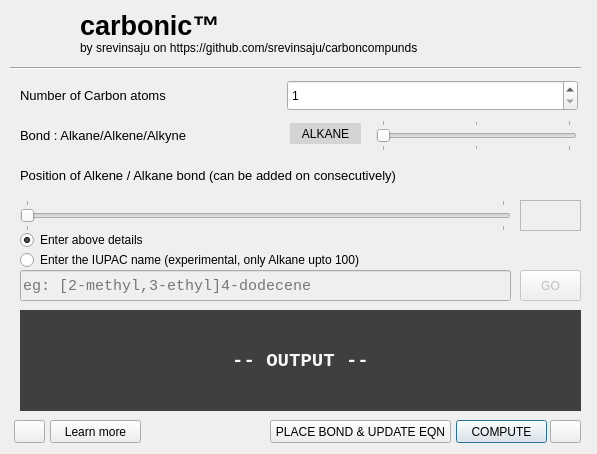
<?xml version="1.0" encoding="UTF-8"?>
<ui version="4.0">
 <class>Dialog</class>
 <widget class="QDialog" name="Dialog">
  <property name="geometry">
   <rect>
    <x>0</x>
    <y>0</y>
    <width>597</width>
    <height>454</height>
   </rect>
  </property>
  <property name="windowTitle">
   <string>carboncompunds - by srevinsaju</string>
  </property>
  <property name="windowIcon">
   <iconset resource="res/res.qrc">
    <normaloff>:/res/g960.ico</normaloff>:/res/g960.ico</iconset>
  </property>
  <widget class="QSpinBox" name="nooc">
   <property name="geometry">
    <rect>
     <x>287</x>
     <y>80</y>
     <width>291</width>
     <height>31</height>
    </rect>
   </property>
   <property name="minimum">
    <number>1</number>
   </property>
   <property name="maximum">
    <number>999999999</number>
   </property>
  </widget>
  <widget class="QSlider" name="bondui">
   <property name="geometry">
    <rect>
     <x>376</x>
     <y>120</y>
     <width>201</width>
     <height>31</height>
    </rect>
   </property>
   <property name="toolTip">
    <string>Drag the slider to choose between alkane, alkene and alkyne</string>
   </property>
   <property name="toolTipDuration">
    <number>2</number>
   </property>
   <property name="minimum">
    <number>1</number>
   </property>
   <property name="maximum">
    <number>3</number>
   </property>
   <property name="pageStep">
    <number>1</number>
   </property>
   <property name="orientation">
    <enum>Qt::Horizontal</enum>
   </property>
   <property name="tickPosition">
    <enum>QSlider::TicksBothSides</enum>
   </property>
   <property name="tickInterval">
    <number>1</number>
   </property>
  </widget>
  <widget class="QPushButton" name="pushButton">
   <property name="geometry">
    <rect>
     <x>456</x>
     <y>420</y>
     <width>91</width>
     <height>23</height>
    </rect>
   </property>
   <property name="text">
    <string>COMPUTE</string>
   </property>
   <property name="icon">
    <iconset resource="res/res.qrc">
     <normaloff>:/res/logo.svg</normaloff>:/res/logo.svg</iconset>
   </property>
  </widget>
  <widget class="QPushButton" name="pushButton_2">
   <property name="geometry">
    <rect>
     <x>550</x>
     <y>420</y>
     <width>31</width>
     <height>23</height>
    </rect>
   </property>
   <property name="text">
    <string/>
   </property>
   <property name="icon">
    <iconset resource="res/res.qrc">
     <normaloff>:/res/close.png</normaloff>:/res/close.png</iconset>
   </property>
  </widget>
  <widget class="QPushButton" name="pushButton_3">
   <property name="geometry">
    <rect>
     <x>270</x>
     <y>420</y>
     <width>181</width>
     <height>23</height>
    </rect>
   </property>
   <property name="toolTip">
    <string>Place the Bond in Alkene and Alkyne type and then update the equation in the output box</string>
   </property>
   <property name="text">
    <string>PLACE BOND &amp;&amp; UPDATE EQN</string>
   </property>
  </widget>
  <widget class="QSlider" name="placer">
   <property name="enabled">
    <bool>false</bool>
   </property>
   <property name="geometry">
    <rect>
     <x>20</x>
     <y>200</y>
     <width>491</width>
     <height>31</height>
    </rect>
   </property>
   <property name="toolTip">
    <string>Drag the slider to chose the position of the double / triple bond.</string>
   </property>
   <property name="toolTipDuration">
    <number>2</number>
   </property>
   <property name="minimum">
    <number>2</number>
   </property>
   <property name="maximum">
    <number>3</number>
   </property>
   <property name="pageStep">
    <number>1</number>
   </property>
   <property name="orientation">
    <enum>Qt::Horizontal</enum>
   </property>
   <property name="tickPosition">
    <enum>QSlider::TicksBothSides</enum>
   </property>
   <property name="tickInterval">
    <number>1</number>
   </property>
  </widget>
  <widget class="QTextEdit" name="placertxt">
   <property name="enabled">
    <bool>false</bool>
   </property>
   <property name="geometry">
    <rect>
     <x>520</x>
     <y>200</y>
     <width>61</width>
     <height>31</height>
    </rect>
   </property>
  </widget>
  <widget class="QLabel" name="label">
   <property name="geometry">
    <rect>
     <x>80</x>
     <y>0</y>
     <width>371</width>
     <height>51</height>
    </rect>
   </property>
   <property name="font">
    <font>
     <pointsize>20</pointsize>
     <weight>75</weight>
     <bold>true</bold>
    </font>
   </property>
   <property name="text">
    <string>carbonic™</string>
   </property>
  </widget>
  <widget class="QLabel" name="label_2">
   <property name="geometry">
    <rect>
     <x>80</x>
     <y>40</y>
     <width>371</width>
     <height>16</height>
    </rect>
   </property>
   <property name="text">
    <string>by srevinsaju on https://github.com/srevinsaju/carboncompunds</string>
   </property>
  </widget>
  <widget class="Line" name="line">
   <property name="geometry">
    <rect>
     <x>10</x>
     <y>60</y>
     <width>571</width>
     <height>16</height>
    </rect>
   </property>
   <property name="orientation">
    <enum>Qt::Horizontal</enum>
   </property>
  </widget>
  <widget class="QLabel" name="label_4">
   <property name="geometry">
    <rect>
     <x>20</x>
     <y>120</y>
     <width>181</width>
     <height>31</height>
    </rect>
   </property>
   <property name="font">
    <font>
     <pointsize>10</pointsize>
    </font>
   </property>
   <property name="text">
    <string>Bond : Alkane/Alkene/Alkyne</string>
   </property>
  </widget>
  <widget class="QLabel" name="label_3">
   <property name="geometry">
    <rect>
     <x>20</x>
     <y>80</y>
     <width>201</width>
     <height>31</height>
    </rect>
   </property>
   <property name="font">
    <font>
     <pointsize>10</pointsize>
    </font>
   </property>
   <property name="text">
    <string>Number of Carbon atoms</string>
   </property>
  </widget>
  <widget class="QLabel" name="label_5">
   <property name="geometry">
    <rect>
     <x>20</x>
     <y>160</y>
     <width>391</width>
     <height>31</height>
    </rect>
   </property>
   <property name="font">
    <font>
     <pointsize>10</pointsize>
    </font>
   </property>
   <property name="text">
    <string>Position of Alkene / Alkane bond (can be added on consecutively)</string>
   </property>
  </widget>
  <widget class="QLabel" name="label_6">
   <property name="geometry">
    <rect>
     <x>10</x>
     <y>10</y>
     <width>61</width>
     <height>51</height>
    </rect>
   </property>
   <property name="text">
    <string/>
   </property>
   <property name="textFormat">
    <enum>Qt::PlainText</enum>
   </property>
   <property name="pixmap">
    <pixmap resource="res/res.qrc">:/res/logo.svg</pixmap>
   </property>
   <property name="scaledContents">
    <bool>true</bool>
   </property>
   <property name="alignment">
    <set>Qt::AlignCenter</set>
   </property>
  </widget>
  <widget class="QPushButton" name="abt">
   <property name="geometry">
    <rect>
     <x>14</x>
     <y>420</y>
     <width>31</width>
     <height>23</height>
    </rect>
   </property>
   <property name="toolTip">
    <string>Created by Srevin Saju (@srevinsaju). Licensed under Affereo GPL v3.0 License. Read README.md for more information</string>
   </property>
   <property name="toolTipDuration">
    <number>2</number>
   </property>
   <property name="text">
    <string/>
   </property>
   <property name="icon">
    <iconset resource="res/res.qrc">
     <normaloff>:/res/ss-branding.png</normaloff>:/res/ss-branding.png</iconset>
   </property>
  </widget>
  <widget class="QLabel" name="output">
   <property name="geometry">
    <rect>
     <x>20</x>
     <y>310</y>
     <width>561</width>
     <height>101</height>
    </rect>
   </property>
   <property name="font">
    <font>
     <family>Courier New</family>
     <pointsize>14</pointsize>
     <weight>75</weight>
     <bold>true</bold>
    </font>
   </property>
   <property name="styleSheet">
    <string notr="true">color: rgb(248, 248, 248);
background-color: rgb(63, 63, 63);</string>
   </property>
   <property name="text">
    <string>-- OUTPUT --</string>
   </property>
   <property name="alignment">
    <set>Qt::AlignCenter</set>
   </property>
   <property name="wordWrap">
    <bool>true</bool>
   </property>
  </widget>
  <widget class="QLabel" name="bondtxt">
   <property name="geometry">
    <rect>
     <x>290</x>
     <y>123</y>
     <width>71</width>
     <height>21</height>
    </rect>
   </property>
   <property name="autoFillBackground">
    <bool>false</bool>
   </property>
   <property name="styleSheet">
    <string notr="true">border-color: rgb(117, 117, 117);
gridline-color: rgb(117, 117, 117);
background-color: rgb(212, 212, 212);</string>
   </property>
   <property name="text">
    <string>ALKANE</string>
   </property>
   <property name="textFormat">
    <enum>Qt::AutoText</enum>
   </property>
   <property name="alignment">
    <set>Qt::AlignCenter</set>
   </property>
  </widget>
  <widget class="QRadioButton" name="radioButton">
   <property name="geometry">
    <rect>
     <x>20</x>
     <y>230</y>
     <width>361</width>
     <height>20</height>
    </rect>
   </property>
   <property name="text">
    <string>Enter above details</string>
   </property>
   <property name="checked">
    <bool>true</bool>
   </property>
  </widget>
  <widget class="QRadioButton" name="radioButton_2">
   <property name="enabled">
    <bool>true</bool>
   </property>
   <property name="geometry">
    <rect>
     <x>20</x>
     <y>250</y>
     <width>361</width>
     <height>20</height>
    </rect>
   </property>
   <property name="text">
    <string>Enter the IUPAC name (experimental, only Alkane upto 100)</string>
   </property>
  </widget>
  <widget class="QPushButton" name="pushButton_4">
   <property name="enabled">
    <bool>false</bool>
   </property>
   <property name="geometry">
    <rect>
     <x>520</x>
     <y>270</y>
     <width>61</width>
     <height>31</height>
    </rect>
   </property>
   <property name="toolTip">
    <string>Press GO to compute from IUPAC name</string>
   </property>
   <property name="toolTipDuration">
    <number>1</number>
   </property>
   <property name="text">
    <string>GO</string>
   </property>
   <property name="icon">
    <iconset resource="res/res.qrc">
     <normaloff>:/res/logo.svg</normaloff>:/res/logo.svg</iconset>
   </property>
  </widget>
  <widget class="QLabel" name="output_2">
   <property name="geometry">
    <rect>
     <x>20</x>
     <y>370</y>
     <width>561</width>
     <height>31</height>
    </rect>
   </property>
   <property name="font">
    <font>
     <family>Courier New</family>
     <pointsize>14</pointsize>
     <weight>75</weight>
     <bold>true</bold>
    </font>
   </property>
   <property name="styleSheet">
    <string notr="true">color: rgb(248, 248, 248);
background-color: rgb(63, 63, 63);</string>
   </property>
   <property name="text">
    <string/>
   </property>
   <property name="alignment">
    <set>Qt::AlignCenter</set>
   </property>
   <property name="wordWrap">
    <bool>true</bool>
   </property>
  </widget>
  <widget class="QLabel" name="output_3">
   <property name="geometry">
    <rect>
     <x>20</x>
     <y>320</y>
     <width>561</width>
     <height>31</height>
    </rect>
   </property>
   <property name="font">
    <font>
     <family>Courier New</family>
     <pointsize>14</pointsize>
     <weight>75</weight>
     <bold>true</bold>
    </font>
   </property>
   <property name="styleSheet">
    <string notr="true">color: rgb(248, 248, 248);
background-color: rgb(63, 63, 63,0);</string>
   </property>
   <property name="text">
    <string/>
   </property>
   <property name="alignment">
    <set>Qt::AlignCenter</set>
   </property>
   <property name="wordWrap">
    <bool>true</bool>
   </property>
  </widget>
  <widget class="QLabel" name="output_4">
   <property name="geometry">
    <rect>
     <x>20</x>
     <y>330</y>
     <width>561</width>
     <height>31</height>
    </rect>
   </property>
   <property name="font">
    <font>
     <family>Courier New</family>
     <pointsize>14</pointsize>
     <weight>75</weight>
     <bold>true</bold>
    </font>
   </property>
   <property name="toolTip">
    <string>Output box</string>
   </property>
   <property name="toolTipDuration">
    <number>2</number>
   </property>
   <property name="styleSheet">
    <string notr="true">color: rgb(248, 248, 248);
background-color: rgb(63, 63, 63, 0);</string>
   </property>
   <property name="text">
    <string/>
   </property>
   <property name="alignment">
    <set>Qt::AlignCenter</set>
   </property>
   <property name="wordWrap">
    <bool>true</bool>
   </property>
  </widget>
  <widget class="QLabel" name="output_6">
   <property name="geometry">
    <rect>
     <x>20</x>
     <y>360</y>
     <width>561</width>
     <height>31</height>
    </rect>
   </property>
   <property name="font">
    <font>
     <family>Courier New</family>
     <pointsize>14</pointsize>
     <weight>75</weight>
     <bold>true</bold>
    </font>
   </property>
   <property name="styleSheet">
    <string notr="true">color: rgb(248, 248, 248);
background-color: rgb(63, 63, 63, 0);</string>
   </property>
   <property name="text">
    <string/>
   </property>
   <property name="alignment">
    <set>Qt::AlignCenter</set>
   </property>
   <property name="wordWrap">
    <bool>true</bool>
   </property>
  </widget>
  <widget class="QPushButton" name="abt_2">
   <property name="geometry">
    <rect>
     <x>50</x>
     <y>420</y>
     <width>91</width>
     <height>23</height>
    </rect>
   </property>
   <property name="toolTip">
    <string>View the Readme.md on Github, the leader in opensource software for free</string>
   </property>
   <property name="toolTipDuration">
    <number>2</number>
   </property>
   <property name="text">
    <string>Learn more</string>
   </property>
   <property name="icon">
    <iconset resource="res/res.qrc">
     <normaloff>:/res/github.logo.svg</normaloff>:/res/github.logo.svg</iconset>
   </property>
  </widget>
  <widget class="QLineEdit" name="textEdit">
   <property name="enabled">
    <bool>false</bool>
   </property>
   <property name="geometry">
    <rect>
     <x>20</x>
     <y>270</y>
     <width>491</width>
     <height>31</height>
    </rect>
   </property>
   <property name="font">
    <font>
     <family>Courier New</family>
     <pointsize>11</pointsize>
    </font>
   </property>
   <property name="styleSheet">
    <string notr="true">border-color: rgb(255, 255, 255);
gridline-color: rgb(255, 255, 255);</string>
   </property>
   <property name="placeholderText">
    <string>eg: [2-methyl,3-ethyl]4-dodecene</string>
   </property>
   <property name="cursorMoveStyle">
    <enum>Qt::VisualMoveStyle</enum>
   </property>
   <property name="clearButtonEnabled">
    <bool>true</bool>
   </property>
  </widget>
 </widget>
 <resources>
  <include location="res/res.qrc"/>
 </resources>
 <connections/>
</ui>
